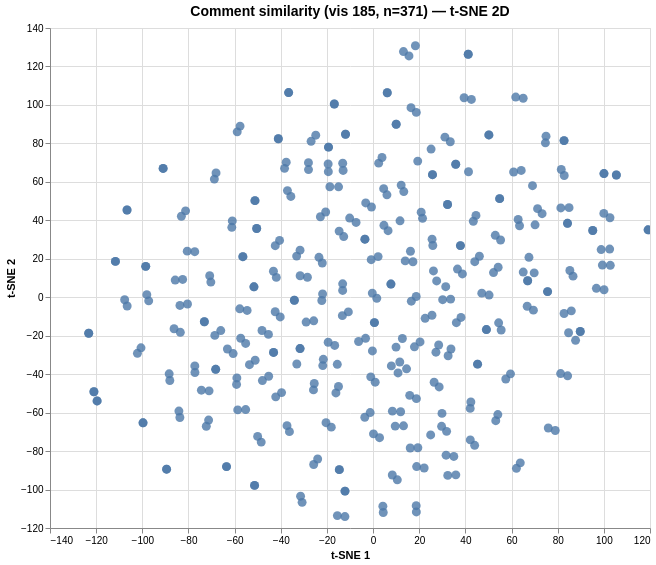

Source (Vega-Lite JSON):
### Vega specification from a JSON file in a GitHub repository (floating-point values rounded to 4 significant figures; data arrays with more than 128 entries replaced by an {"elided": "..."} marker saying what was removed)
{"$schema": "https://vega.github.io/schema/vega/v6.json", "data": [{"name": "param_1e9efca18e7a2868_store"}, {"name": "source_0", "values": {"elided": "371 records"}}, {"name": "source_0_x_domain_dim_1", "values": [{"min": -123.2, "max": 119.2}]}, {"name": "source_0_y_domain_dim_2", "values": [{"min": -114.0, "max": 130.8}]}], "signals": [{"name": "unit", "value": {}, "on": [{"events": "pointermove", "update": "isTuple(group()) ? group() : unit"}]}, {"name": "param_1e9efca18e7a2868", "update": "vlSelectionResolve(\"param_1e9efca18e7a2868_store\", \"union\")"}, {"name": "param_1e9efca18e7a2868_dim_1", "on": [{"events": [{"source": "view", "type": "dblclick"}], "update": "null"}, {"events": {"signal": "param_1e9efca18e7a2868_translate_delta"}, "update": "panLinear(param_1e9efca18e7a2868_translate_anchor.extent_x, -param_1e9efca18e7a2868_translate_delta.x / width)"}, {"events": {"signal": "param_1e9efca18e7a2868_zoom_delta"}, "update": "zoomLinear(domain(\"x\"), param_1e9efca18e7a2868_zoom_anchor.x, param_1e9efca18e7a2868_zoom_delta)"}]}, {"name": "param_1e9efca18e7a2868_dim_2", "on": [{"events": [{"source": "view", "type": "dblclick"}], "update": "null"}, {"events": {"signal": "param_1e9efca18e7a2868_translate_delta"}, "update": "panLinear(param_1e9efca18e7a2868_translate_anchor.extent_y, param_1e9efca18e7a2868_translate_delta.y / height)"}, {"events": {"signal": "param_1e9efca18e7a2868_zoom_delta"}, "update": "zoomLinear(domain(\"y\"), param_1e9efca18e7a2868_zoom_anchor.y, param_1e9efca18e7a2868_zoom_delta)"}]}, {"name": "param_1e9efca18e7a2868_tuple", "on": [{"events": [{"signal": "param_1e9efca18e7a2868_dim_1 || param_1e9efca18e7a2868_dim_2"}], "update": "param_1e9efca18e7a2868_dim_1 && param_1e9efca18e7a2868_dim_2 ? {unit: \"\", fields: param_1e9efca18e7a2868_tuple_fields, values: [param_1e9efca18e7a2868_dim_1,param_1e9efca18e7a2868_dim_2]} : null"}]}, {"name": "param_1e9efca18e7a2868_tuple_fields", "value": [{"field": "dim_1", "channel": "x", "type": "R"}, {"field": "dim_2", "channel": "y", "type": "R"}]}, {"name": "param_1e9efca18e7a2868_translate_anchor", "value": {}, "on": [{"events": [{"source": "scope", "type": "pointerdown"}], "update": "{x: x(unit), y: y(unit), extent_x: domain(\"x\"), extent_y: domain(\"y\")}"}]}, {"name": "param_1e9efca18e7a2868_translate_delta", "value": {}, "on": [{"events": [{"source": "window", "between": [{"source": "scope", "type": "pointerdown"}, {"source": "window", "type": "pointerup"}], "type": "pointermove", "consume": true}], "update": "{x: param_1e9efca18e7a2868_translate_anchor.x - x(unit), y: param_1e9efca18e7a2868_translate_anchor.y - y(unit)}"}]}, {"name": "param_1e9efca18e7a2868_zoom_anchor", "on": [{"events": [{"source": "scope", "type": "wheel", "consume": true}], "update": "{x: invert(\"x\", x(unit)), y: invert(\"y\", y(unit))}"}]}, {"name": "param_1e9efca18e7a2868_zoom_delta", "on": [{"events": [{"source": "scope", "consume": true, "type": "wheel"}], "update": "pow(1.001, event.deltaY * pow(16, event.deltaMode))", "force": true}]}, {"name": "param_1e9efca18e7a2868_modify", "on": [{"events": {"signal": "param_1e9efca18e7a2868_tuple"}, "update": "modify(\"param_1e9efca18e7a2868_store\", param_1e9efca18e7a2868_tuple, true)"}]}], "marks": [{"type": "symbol", "name": "marks", "from": {"data": "source_0"}, "encode": {"update": {"y": {"field": "dim_2", "scale": "y"}, "x": {"field": "dim_1", "scale": "x"}, "shape": {"value": "circle"}, "opacity": {"value": 0.8}, "fill": {"value": "#4c78a8"}, "size": {"value": 80}, "tooltip": {"signal": "{\"Comment #\": format(datum[\"index\"], \"\"), \"Comment\": isValid(datum[\"comment\"]) ? datum[\"comment\"] : \"\"+datum[\"comment\"]}"}}}, "style": ["circle"], "clip": true, "interactive": true}], "scales": [{"name": "x", "type": "linear", "domain": [{"signal": "(data(\"source_0_x_domain_dim_1\")[0] || {}).min"}, {"signal": "(data(\"source_0_x_domain_dim_1\")[0] || {}).max"}], "range": [0, {"signal": "width"}], "zero": true, "nice": true, "domainRaw": {"signal": "param_1e9efca18e7a2868[\"dim_1\"]"}}, {"name": "y", "type": "linear", "domain": [{"signal": "(data(\"source_0_y_domain_dim_2\")[0] || {}).min"}, {"signal": "(data(\"source_0_y_domain_dim_2\")[0] || {}).max"}], "range": [{"signal": "height"}, 0], "zero": true, "nice": true, "domainRaw": {"signal": "param_1e9efca18e7a2868[\"dim_2\"]"}}], "axes": [{"scale": "x", "minExtent": 0, "aria": false, "zindex": 0, "ticks": false, "grid": true, "maxExtent": 0, "orient": "bottom", "tickCount": {"signal": "ceil(width/40)"}, "domain": false, "labels": false, "gridScale": "y"}, {"scale": "y", "orient": "left", "ticks": false, "zindex": 0, "grid": true, "labels": false, "gridScale": "x", "domain": false, "aria": false, "tickCount": {"signal": "ceil(height/40)"}, "maxExtent": 0, "minExtent": 0}, {"scale": "x", "title": "t-SNE 1", "grid": false, "labelOverlap": true, "tickCount": {"signal": "ceil(width/40)"}, "labelFlush": true, "zindex": 0, "orient": "bottom"}, {"scale": "y", "title": "t-SNE 2", "grid": false, "orient": "left", "labelOverlap": true, "tickCount": {"signal": "ceil(height/40)"}, "zindex": 0}], "title": {"text": "Comment similarity (vis 185, n=371) — t-SNE 2D", "fontSize": 14, "frame": "group"}, "background": "white", "width": 600, "padding": 5, "height": 500, "style": "cell"}
